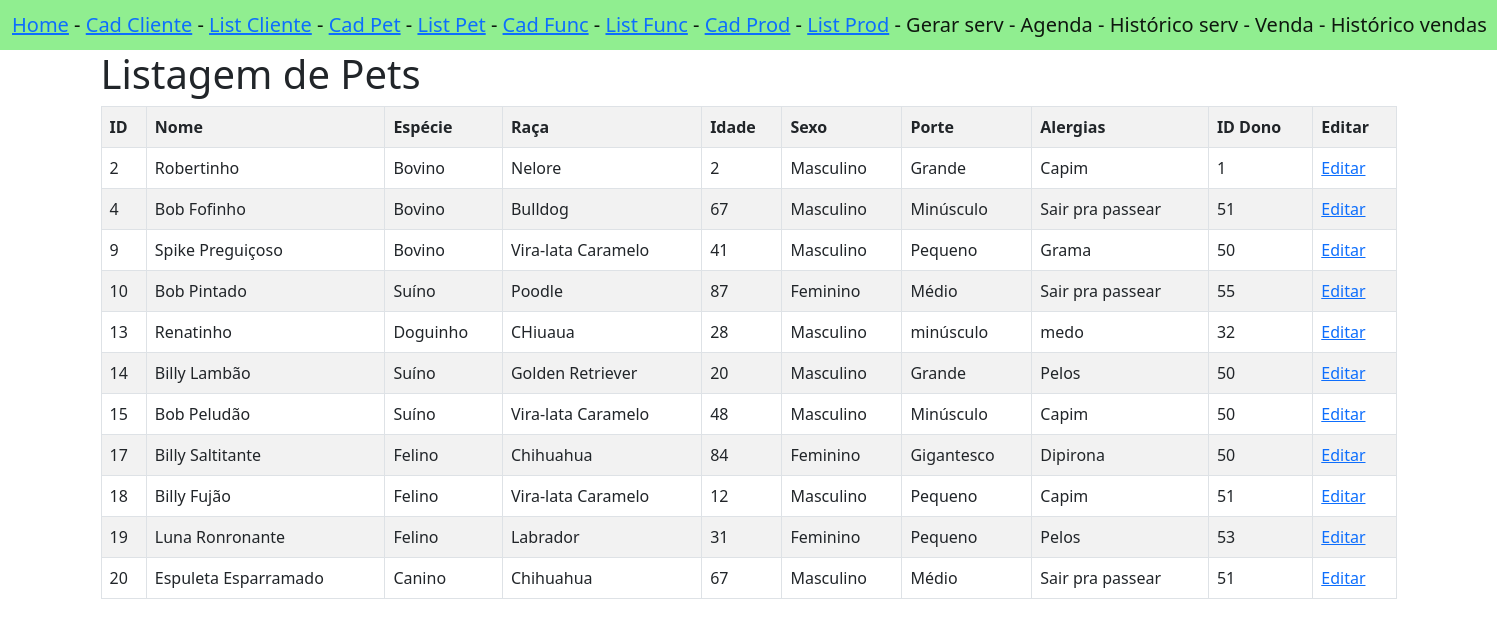
The app's page /listarPets/ with its own data.
### appPetPlanet/models.py (models this page shows)
class Pet(models.Model):
    id_pet = models.AutoField(primary_key=True)
    nome = models.TextField()
    especie = models.TextField()
    raca = models.TextField()
    idade = models.TextField()
    sexo = models.TextField()
    porte = models.TextField()
    alergias = models.TextField()
    id_dono = models.IntegerField(default=1)

### appPetPlanet/views.py (the view)
# urls.py: path('listarPets/', views.listarPets, name='listarPets'),
def listarPets(request):
    pets = {
        'pets': Pet.objects.all()
    }
    return render(request, 'pet/listarPets.html', pets)

### appPetPlanet/templates/pet/listarPets.html
{% extends 'navBar.html' %}
{% block conteudo %}
<div class="container">
    <h1>Listagem de Pets</h1>
    <table class="table table-bordered table-striped">
        <tr>
            <th>ID</th>
            <th>Nome</th>
            <th>Espécie</th>
            <th>Raça</th>
            <th>Idade</th>
            <th>Sexo</th>
            <th>Porte</th>
            <th>Alergias</th>
            <th>ID Dono</th>
            <th>Editar</th>
        </tr>
        {% for pet in pets %}
        <tr>
            <td>{{pet.id_pet}}</td>
            <td>{{pet.nome}}</td>
            <td>{{pet.especie}}</td>
            <td>{{pet.raca}}</td>
            <td>{{pet.idade}}</td>
            <td>{{pet.sexo}}</td>
            <td>{{pet.porte}}</td>
            <td>{{pet.alergias}}</td>
            <td>{{pet.id_dono}}</td>
            <td><a href="{% url 'infoPet' %}{{pet.id_pet}}">Editar</a></td>
        </tr>
        {% endfor %}
    </table>
</div>
{% endblock %}

### records on screen
Pet: id_pet "2", nome "Robertinho", especie "Bovino", raca "Nelore", idade "2", sexo "Masculino", porte "Grande", alergias "Capim", id_dono "1"
Pet: id_pet "4", nome "Bob Fofinho", especie "Bovino", raca "Bulldog", idade "67", sexo "Masculino", porte "Minúsculo", alergias "Sair pra passear", id_dono "51"
Pet: id_pet "9", nome "Spike Preguiçoso", especie "Bovino", raca "Vira-lata Caramelo", idade "41", sexo "Masculino", porte "Pequeno", alergias "Grama", id_dono "50"
Pet: id_pet "10", nome "Bob Pintado", especie "Suíno", raca "Poodle", idade "87", sexo "Feminino", porte "Médio", alergias "Sair pra passear", id_dono "55"
Pet: id_pet "13", nome "Renatinho", especie "Doguinho", raca "CHiuaua", idade "28", sexo "Masculino", porte "minúsculo", alergias "medo", id_dono "32"
Pet: id_pet "14", nome "Billy Lambão", especie "Suíno", raca "Golden Retriever", idade "20", sexo "Masculino", porte "Grande", alergias "Pelos", id_dono "50"
Pet: id_pet "15", nome "Bob Peludão", especie "Suíno", raca "Vira-lata Caramelo", idade "48", sexo "Masculino", porte "Minúsculo", alergias "Capim", id_dono "50"
Pet: id_pet "17", nome "Billy Saltitante", especie "Felino", raca "Chihuahua", idade "84", sexo "Feminino", porte "Gigantesco", alergias "Dipirona", id_dono "50"
Pet: id_pet "18", nome "Billy Fujão", especie "Felino", raca "Vira-lata Caramelo", idade "12", sexo "Masculino", porte "Pequeno", alergias "Capim", id_dono "51"
Pet: id_pet "19", nome "Luna Ronronante", especie "Felino", raca "Labrador", idade "31", sexo "Feminino", porte "Pequeno", alergias "Pelos", id_dono "53"
Pet: id_pet "20", nome "Espuleta Esparramado", especie "Canino", raca "Chihuahua", idade "67", sexo "Masculino", porte "Médio", alergias "Sair pra passear", id_dono "51"
